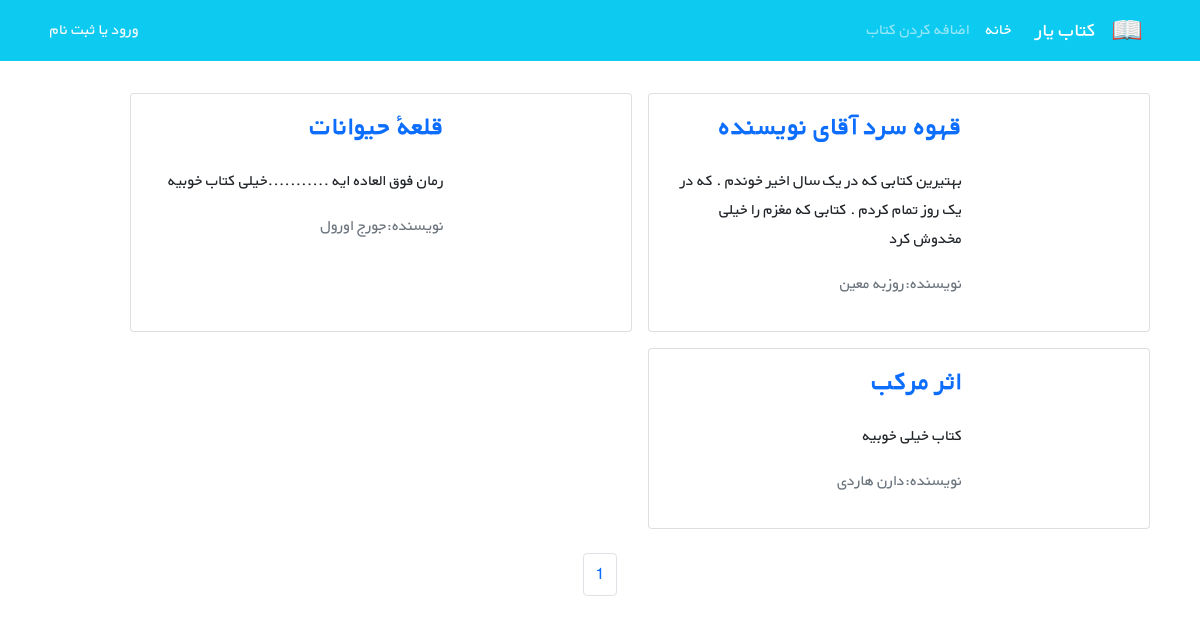
The page /book/ on the database as committed earlier.
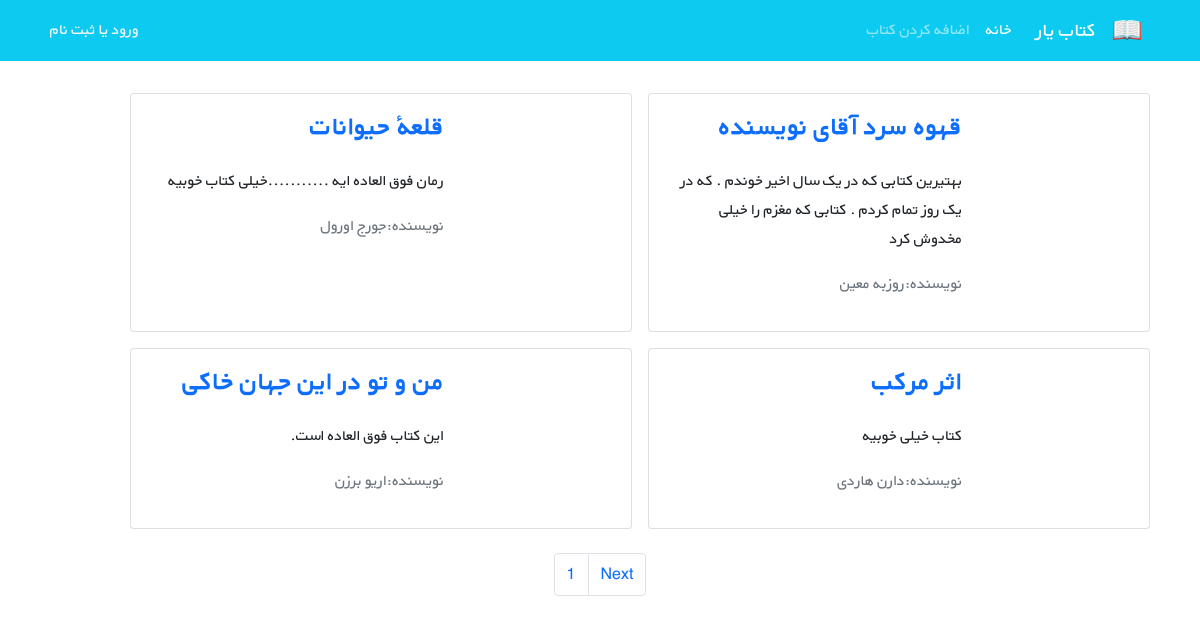
The same page on the database as committed later.
### books/models.py (models this page shows, shortened)
class Book(models.Model):
    title = models.CharField(max_length=200)
    author = models.CharField(max_length=200)
    description = models.TextField()
    price = models.DecimalField(max_digits = 6 , decimal_places = 2)
    cover = models.ImageField(upload_to = 'covers/' , blank = True)
    def get_absolute_url(self):
        return reverse('book_detail' , args = [self.id])

### books/views.py (the view)
# urls.py: path('', BookListView.as_view() , name = 'book_list'),
class BookListView(generic.ListView):
    model = Book
    paginate_by = 4
    template_name = 'books/book_list.html'
    context_object_name = 'books'

### books/templates/books/book_list.html (shortened to what this page needs)
{% extends '_base.html' %}
{% block content %}
    <div class="container mt-4">
        <div class="row flex-row-reverse">
            {% for book in books %}
                <div class="card m-2" style="max-width: 45%">
                    <div class="row g-0 h-100" dir="rtl">
                        <div class="col-md-4">
                        </div>
                        <div class="col-md-8 h-100">
                            <div class="d-flex flex-column justify-content-between h-100">
                                <div class="card-body">
                                    <a class="text-decoration-none" href="{{ book.get_absolute_url }}"><h3
                                            class="card-title"><strong>{{ book.title }}</strong></h3></a>
                                    <p class="card-text pt-3">{{ book.description }}</p>
                                    <p class="text-muted">نویسنده:{{ book.author }}</p>
                                </div>
                            </div>
                        </div>
                    </div>
                </div>
            {% endfor %}
        </div>
    </div>
    <nav aria-label="Page navigation example">
        <ul class="pagination justify-content-center mt-3">
            <li class="page-item"><a class="page-link" href="#">{{ page_obj.number }}</a></li>
            {% if page_obj.has_next %}
                <li class="page-item"><a class="page-link" href="?page={{ page_obj.next_page_number }}">Next</a></li>
            {% endif %}
        </ul>
    </nav>
{% endblock content %}

Rows that differ between the two databases and show on the page:
added Book: title "من و تو در این جهان خاکی", description "این کتاب فوق العاده است.", author "اریو برزن"
Other text that changed with them:
text now shown: "Next"
